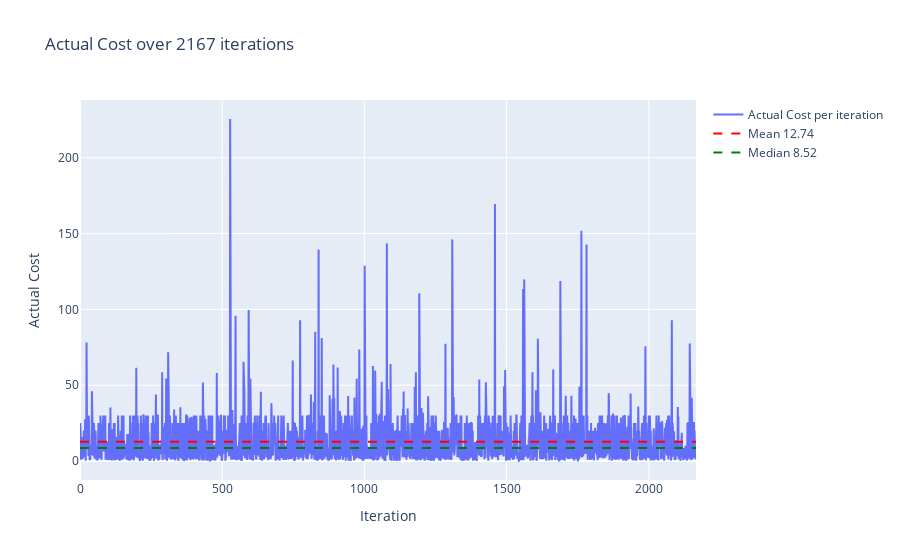
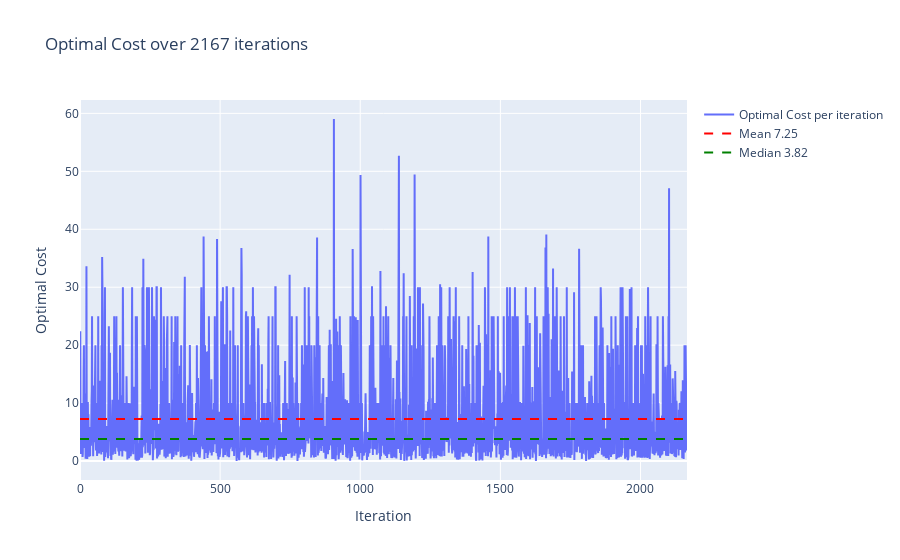
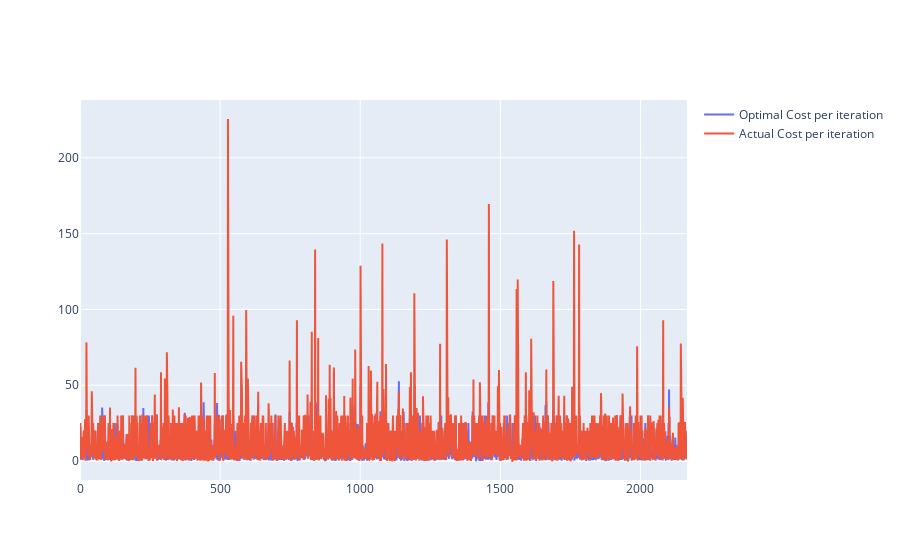

The notebook cell these images were saved under, in order:
### Code cell
methods.plot_plotly(data=test_df['actual_cost'], data_label='Actual Cost')
methods.plot_plotly(data=test_df['optimal_cost'], data_label='Optimal Cost')
methods.multi_plot_plotly(data=[test_df['optimal_cost'], test_df['actual_cost']], data_label=['Optimal Cost', 'Actual Cost'])

### Figure 1 — Plotly figure (JSON) as saved in the notebook; plotly's stock layout.template omitted (floating-point values rounded to 4 significant figures; data arrays with more than 128 entries replaced by an {"elided": "..."} marker saying what was removed)
{"data": [{"mode": "lines", "name": "Actual Cost per iteration", "type": "scatter", "y": {"elided": "2167 float values"}}, {"line": {"color": "red", "dash": "dash"}, "mode": "lines", "name": "Mean 12.74", "type": "scatter", "x": [0, 2166], "y": [12.74, 12.74]}, {"line": {"color": "green", "dash": "dash"}, "mode": "lines", "name": "Median 8.52", "type": "scatter", "x": [0, 2166], "y": [8.523, 8.523]}], "layout": {"title": {"text": "Actual Cost over 2167 iterations"}, "xaxis": {"title": {"text": "Iteration"}}, "yaxis": {"title": {"text": "Actual Cost"}}}}

### Figure 2 — Plotly figure (JSON) as saved in the notebook; plotly's stock layout.template omitted (floating-point values rounded to 4 significant figures; data arrays with more than 128 entries replaced by an {"elided": "..."} marker saying what was removed)
{"data": [{"mode": "lines", "name": "Optimal Cost per iteration", "type": "scatter", "y": {"elided": "2167 float values"}}, {"line": {"color": "red", "dash": "dash"}, "mode": "lines", "name": "Mean 7.25", "type": "scatter", "x": [0, 2166], "y": [7.25, 7.25]}, {"line": {"color": "green", "dash": "dash"}, "mode": "lines", "name": "Median 3.82", "type": "scatter", "x": [0, 2166], "y": [3.816, 3.816]}], "layout": {"title": {"text": "Optimal Cost over 2167 iterations"}, "xaxis": {"title": {"text": "Iteration"}}, "yaxis": {"title": {"text": "Optimal Cost"}}}}

### Figure 3 — Plotly figure (JSON) as saved in the notebook; plotly's stock layout.template omitted (floating-point values rounded to 4 significant figures; data arrays with more than 128 entries replaced by an {"elided": "..."} marker saying what was removed)
{"data": [{"mode": "lines", "name": "Optimal Cost per iteration", "type": "scatter", "y": {"elided": "2167 float values"}}, {"mode": "lines", "name": "Actual Cost per iteration", "type": "scatter", "y": {"elided": "2167 float values"}}], "layout": {}}
